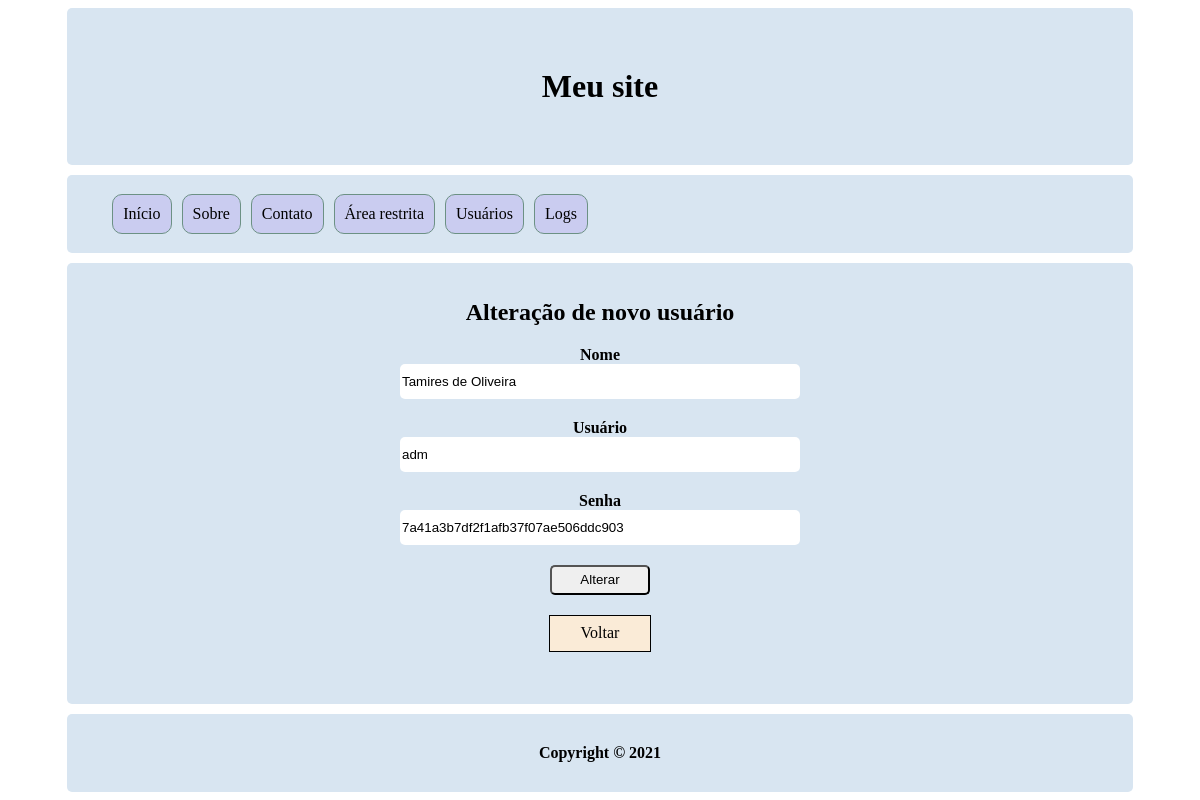
/?pg=usuario/alterar_usuario&id=11 (signed in), run on the app's committed database.
### tables this page shows
CREATE TABLE `usuarios` (
  `id` int NOT NULL AUTO_INCREMENT,
  `nome` varchar(100) DEFAULT NULL,
  `usuario` varchar(45) DEFAULT NULL,
  `senha` varchar(200) DEFAULT NULL,
  `data_hora_criacao` datetime DEFAULT NULL,
  `data_hora_atualizacao` datetime DEFAULT NULL,
  PRIMARY KEY (`id`)
);

### paginas/usuario/alterar_usuario.php (the view, shortened to what this page needs)
<?php
    $id = $_GET["id"];
$sql = "SELECT * FROM usuarios WHERE id =". $id;
$result = $conn->query($sql, PDO::FETCH_ASSOC);
?>
<form method="POST">
    <?php
        while($sql = $result->fetch()){
    ?>
<div id="div-form">
    <h2>Alteração de novo usuário</h2>
        <div>
            <label>Nome</label>
            <input type="text" name="nome" value="<?=$sql['nome']?>" placeholder="Digite seu nome..." />
        </div>
        <div>
            <label>Usuário</label>
            <input type="text" name="usuario" value="<?=$sql['usuario']?>" placeholder="Digite seu usuário..." />
        </div>
        <div>
            <label>Senha</label>
            <input type="senha" name="senha" value="<?=$sql['senha']?>" placeholder="Digite sua senha..." />
        </div>
        <button type="submit">Alterar</button>
    </form>
    <?php
        }
    ?>
<div>
<div id="btn-limpar-sessao">
    <a href="?pg=usuario/usuarios">Voltar</a>
</div>

### css/estilo.css (style rules this page uses)
#div-form { text-align: center; }
form div { margin: 20px; }
form label { display: block; font-weight: bold; }
input, textarea, select { width: 400px; height: 35px; border-radius: 5px; border: none; }
button { width: 100px; height: 30px; border-radius: 5px; }
a { text-decoration: none; color: #000; }
#btn-limpar-sessao { margin: 20px auto; background-color: antiquewhite; border: 1px solid #000; width: 100px; display: table; height: 35px; }
#btn-limpar-sessao a { display: table-cell; vertical-align: middle; }

### data on the page
usuarios: nome "Tamires de Oliveira", usuario "adm", senha "7a41a3b7df2f1afb37f07ae506ddc903"
